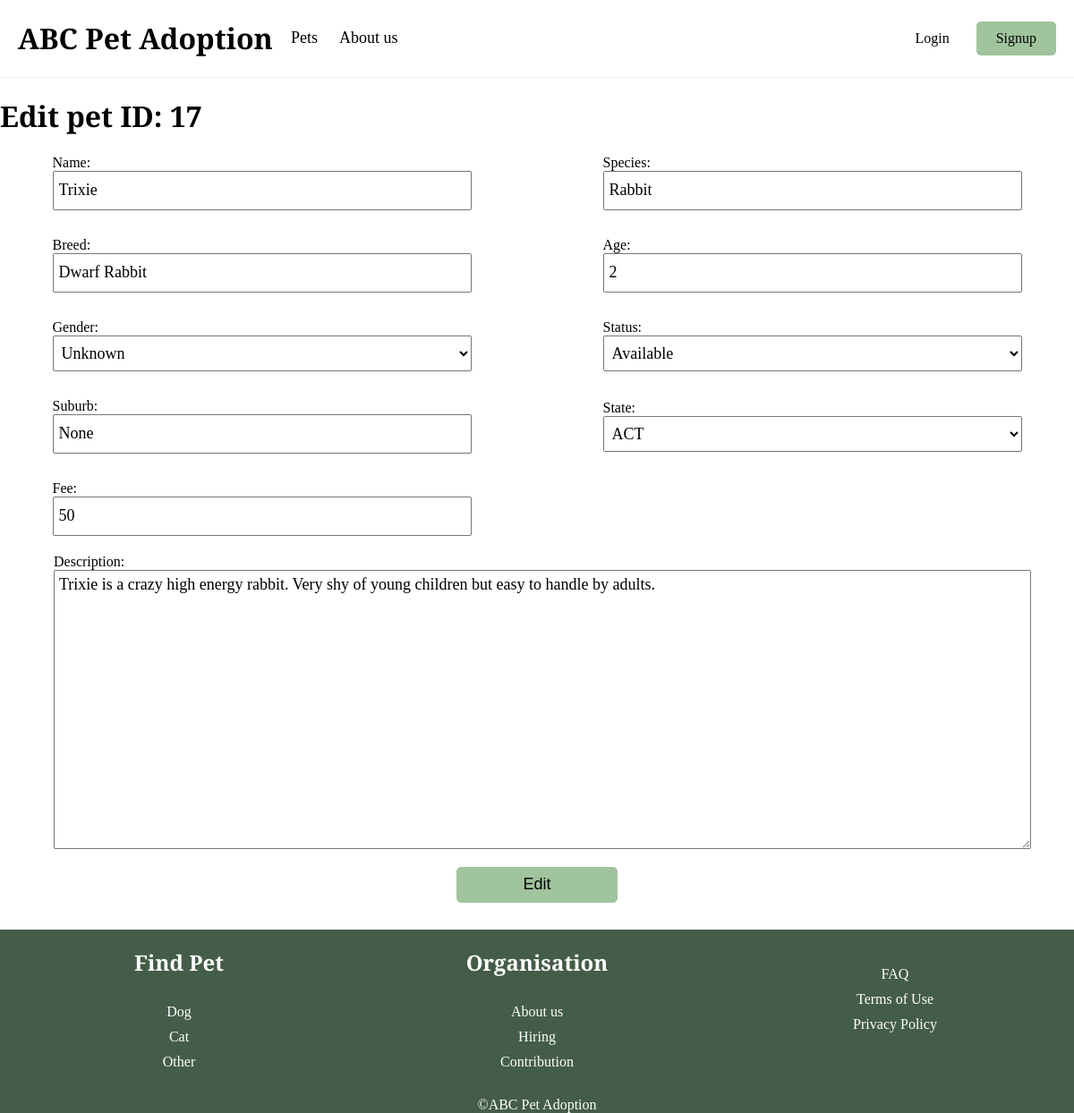
Screenshot of /edit-pet?pet_id=17 with the database file from the repository.
### SEF/models.py (models this page shows, shortened)
class Pet(models.Model):
    name = models.CharField(max_length=100)
    species = models.CharField(max_length=100)
    breed = models.CharField(max_length=100)
    age = models.PositiveIntegerField()
    gender = models.CharField(max_length=50)
    description = models.CharField(max_length=500)
    image_path = models.CharField(max_length=100)
    status = models.CharField(max_length=100)
    suburb = models.CharField(max_length=100)
    state = models.CharField(max_length=100)
    fee = models.PositiveIntegerField()
    date_added = models.CharField(max_length=100)

### SEF/views.py (the view, shortened to what this page needs)
# urls.py: path("edit-pet", views.edit_pet),
def edit_pet(request):
    if request.method == 'GET':
        pet_id = request.GET["pet_id"]
        pet = Pet.objects.get(id=pet_id)
        return render(
            request,
            'pet-edit.html',
            context={
                "pet": pet
            }
        )

### SEF/templates/pet-edit.html (shortened to what this page needs)
<!DOCTYPE html>
<html lang="en">
<head>
    {% load static %}
    <link rel="stylesheet" type="text/css" href="{% static 'css/master.css' %}">
    <link rel="stylesheet" type="text/css" href="{% static 'css/admin.css' %}">
    <link rel="stylesheet" type="text/css" href="{% static 'css/Kiyo.css' %}">
</head>
<body>
    {% include 'layout/header.html' %}
    <div id="pet-edit">
        <div id="pet-edit-container">
            <h1>Edit pet ID: {{ pet.id }}</h1>
            <form action="/edit-pet" method="POST">
                <div id="edit-form-container">
                    <div>
                        <label for="pet-name">Name:</label>
                        <input type="text" name="pet-name" id="pet-name" value="{{pet.name}}" required>
                    </div>
                    <div>
                        <label for="species">Species:</label>
                        <input type="text" name="species" id="species" value="{{pet.species}}" required>
                    </div>
                    <div>
                        <label for="breed">Breed:</label>
                        <input type="text" name="breed" id="breed" value="{{pet.breed}}" required>
                    </div>
                    <div>
                        <label for="age">Age:</label>
                        <input type="text" name="age" id="age" value="{{pet.age}}" required>
                    </div>
                    <div>
                        <label for="gender">Gender:</label>
                        <select name="gender" id="gender" required>
                            <option value="{{pet.gender}}">{{pet.gender}}</option>
                        </select>
                    </div>
                    <div>
                        <label for="status">Status:</label>
                        <select name="status" id="status" required>
                            <option value="{{pet.status}}">{{pet.status}}</option>
                        </select>
                    </div>
                    <div>
                        <label for="suburb">Suburb:</label>
                        <input type="text" name="suburb" id="suburb" value="{{pet.suburb}}" required>
                    </div>
                    <div>
                        <label for="state">State:</label>
                        <select name="state" id="state">
                            <option value="{{pet.state}}">{{pet.state}}</option>
                        </select>
                    </div>
                    <div>
                        <label for="fee">Fee:</label>
                        <input type="text" name="fee" id="fee" value="{{pet.fee}}" required>
                    </div>
                </div>
                <div id="description-container">
                    <label for="description">Description:</label>
                    <textarea name="description" id="description" cols="25" rows="20">{{pet.description}}</textarea>
                </div>
                <div id="edit-button-container">
                    <button id="edit-button" type="submit">Edit</button>
                </div>
            </form>
        </div>
    </div>
    {% include 'layout/footer.html' %}
</body>
</html>

### SEF/static/css/master.css (style rules this page uses)
html, body { font-family: 'Young Serif', serif; margin: 0; padding: 0; }

### SEF/static/css/admin.css (style rules this page uses)
#pet-edit { width: 100%; height: fit-content; display: flex; justify-content: center; align-items: center; }
#pet-edit-container { width: 100%; max-width: 1300px; margin: auto; padding-bottom: 30px; }
#pet-edit-container form { width: 100%; height: fit-content; display: flex; flex-direction: column; justify-content: center; align-items: center; }
#edit-form-container { width: 100%; display: grid; grid-template-columns: auto auto; gap: 30px; padding-bottom: 20px; }
#edit-form-container div { width: 80%; margin: auto; display: flex; flex-direction: column; }
#edit-form-container div input, #edit-form-container div select { padding: 5px; height: 30px; font-size: 18px; font-family: 'Young Serif', serif; }
#edit-form-container div select { height: 40px; }
#description-container { width: 90%; margin: auto; display: flex; flex-direction: column; padding-bottom: 20px; }
#description { width: 100%; height: 300px; margin: auto; padding: 5px; font-size: 18px; font-family: 'Young Serif', serif; }
#edit-button { width: 180px; height: 40px; border-radius: 5px; border: 1px solid #A0C49D; background-color: #A0C49D; cursor: pointer; font-size: 18px; }

### rows the page displays
Pet: id "17", pet-name "Trixie", species "Rabbit", breed "Dwarf Rabbit", age "2", gender "Unknown", status "Available", suburb "None", state "ACT", fee "50", description "Trixie is a crazy high energy rabbit. Very shy of young children but easy to handle by adults."
